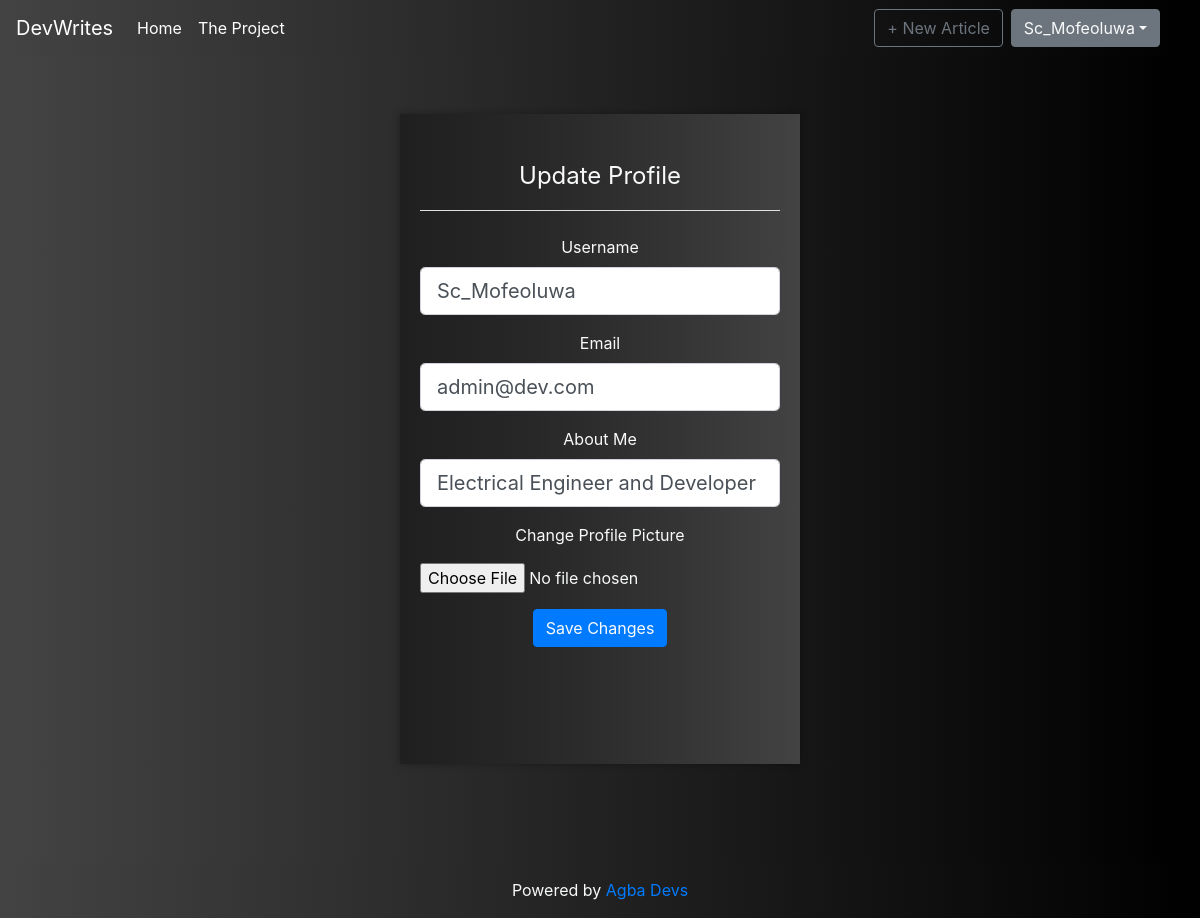
/Sc_Mofeoluwa/update (signed in), run on the app's committed database.
### Social_Blog/models.py (models this page shows, shortened)
class User(db.Model, UserMixin):
    id = db.Column(db.Integer,primary_key=True)
    username = db.Column(db.String(20),unique=True,nullable=False)
    email = db.Column(db.String(40),unique=True,nullable=False)
    image_file = db.Column(db.String(20),nullable=False, default='default.jpg')
    bio = db.Column(db.String(120), nullable=False, default='Developer and Technical Writer')
    password = db.Column(db.String(60),nullable=False)
    posts = db.relationship('Post', backref='author', lazy=True)
    followed = db.relationship('Follow',foreign_keys=[Follow.follower_id],
                                backref=db.backref('follower',lazy='joined'),
                                lazy='dynamic',cascade='all, delete-orphan')
    followers = db.relationship('Follow',foreign_keys=[Follow.followed_id],
                                backref=db.backref('followed',lazy='joined'),
                                lazy='dynamic',cascade='all, delete-orphan')
    comments = db.relationship('Comment',backref='author',lazy='dynamic')

### Social_Blog/routes.py (the view)
@app.route('/<string:user>/update',methods=['GET','POST'])
@login_required
def update(user):
    if user == current_user.username:
        form = UpdateProfileForm()
        if form.validate_on_submit():
            if form.picture.data:
                picture_file = save_picture(form.picture.data)
                current_user.image_file = picture_file
            current_user.username = form.username.data
            current_user.email = form.email.data
            current_user.bio = form.bio.data
            db.session.commit()
            flash('Profile successfully updated','success-alert')
            return redirect(url_for('profile',user=current_user.username))
        elif request.method == 'GET':
            form.username.data = current_user.username
            form.email.data = current_user.email
            form.bio.data = current_user.bio
        return render_template('update.html',form=form)
    else:
        abort(403)

### Social_Blog/forms.py (shortened to what this page needs)
class UpdateProfileForm(FlaskForm):
    username = StringField('Username', validators=[DataRequired(),Length(min=2,max=20)])
    email = StringField('Email', validators=[DataRequired(), Email()])
    picture = FileField('Change Profile Picture', validators=[FileAllowed(['jpg','png','jpeg'])])
    bio = StringField('About Me', validators=[Length(max=120)])
    submit  = SubmitField('Save Changes')

### Social_Blog/models.py (called while the page is built)
@login_manager.user_loader
def load_user(user_id:int):
     return User.query.get(user_id)

### Social_Blog/templates/update.html (shortened to what this page needs)
{% extends 'layout.html' %}
{% block body %}
<div class="position-relative overflow-hidden p-3 p-md-5 m-md-3 text-center bg">
    <div class='container'>
        <div class='box'>
            <div class='form register bg-reverse'>
                <form method="POST" action='' enctype='multipart/form-data'>
                    <fieldset class='form-group mt-4'>
                        <legend class='border-bottom pb-3 mb-4 text-light'>Update Profile</legend>
                        <div class='form-group'>
                            {{ form.username.label(class='form-control-label text-light') }}
                            {% if form.username.errors %}
                            {{ form.username(class='form-control form-control-lg form-box is-invalid') }}
                            <div class='invalid-feedback'>
                                {% for error in form.username.errors %}
                                <span>{{error}}</span>
                                {% endfor %}
                            </div>
                            {% else %}
                                {{ form.username(class='form-control form-control-lg form-box') }}
                            {% endif %}
                        </div>
                        <div class='form-group'>
                            {{ form.email.label(class='form-control-label text-light') }}
                            {% if form.email.errors %}
                            {{ form.email(class='form-control form-control-lg form-box is-invalid') }}
                            <div class='invalid-feedback'>
                                {% for error in form.email.errors %}
                                <span>{{error}}</span>
                                {% endfor %}
                            </div>
                            {% else %}
                                {{ form.email(class='form-control form-control-lg form-box') }}
                            {% endif %}
                        </div>
                        <div class='form-group'>
                            {{ form.bio.label(class='form-control-label text-light') }}
                            {% if form.bio.errors %}
                            {{ form.bio(class='form-control form-control-lg form-box is-invalid') }}
                            <div class='invalid-feedback'>
                                {% for error in form.bio.errors %}
                                <span>{{error}}</span>
                                {% endfor %}
                            </div>
                            {% else %}
                                {{ form.bio(class='form-control-lg form-control form-box') }}
                            {% endif %}
                        </div>
                        <div class='form-group'>
                            {{ form.picture.label(class='text-light ') }}
                            {{ form.picture(class='form-control-file mt-2 text-light') }}
                        </div>
                        <div class='form-group'>
                            {{ form.submit(class='btn btn-primary text-light') }}
                    </fieldset>
                </form>
            </div>
        </div>
    </div>
</div>
{% endblock %}

### Social_Blog/templates/layout.html (shortened to what this page needs)
<!DOCTYPE html>
<html>
    <head>
        <link rel="stylesheet" href="{{url_for('static',filename='css/bootstrap.min.css')}}">
        <link rel="stylesheet" href="{{url_for('static',filename='css/main.css')}}">
    </head>
    <body class="bg">
      <nav class="navbar navbar-expand-sm navbar-dark bg fixed-top">
        <a class="navbar-brand" href="#">DevWrites</a>
        <div class="collapse navbar-collapse" id="navbarsExample03">
          <ul class="navbar-nav mr-auto">
            <li class="nav-item active menu-bar">
              <a class="nav-link" href="{{url_for('home')}}">Home <span class="sr-only">(current)</span></a>
            </li>
            <li class="nav-item active menu-bar">
              <a class="nav-link" href="{{url_for('project')}}" >The Project</a>
            </li>
          </ul>
          {% if current_user.posts|length==0 %}
            <a class="btn btn-outline-secondary mr-2" href="{{url_for('new_post')}}">+ Your First Article</a>
          {% else %}
            <a class="btn btn-outline-secondary mr-2" href="{{url_for('new_post')}}">+ New Article</a>
          {% endif %}
          <form class="form-inline my-2 my-md-0">
            <div class="dropdown">
              <button class="btn btn-secondary dropdown-toggle text-light mr-4" type='button' id="dropdownMenuButton" data-toggle="dropdown" aria-haspopup="true" aria-expanded="false">{{current_user.username}}</button>
            </div>
          </form>
        </div>
      </nav>
      {% block body %} {% endblock %}
      <footer class="mastfoot mt-auto">
        <div class="inner">
          <p class='text-light text-center'>Powered by <a href="https://www.github.com/Johnkayode/Flask-blog">Agba Devs</a>
        </div>
      </footer>
    </body>
</html>

### Social_Blog/static/css/main.css (style rules this page uses)
.bg { background: #000000; background: -webkit-linear-gradient(to right, #434343, #000000); background: linear-gradient(to right, #434343, #000000); }
.bg-reverse { background: #000000; background: -webkit-linear-gradient(to left, #434343, rgba(0,0,0,.3)); background: linear-gradient(to left, #434343, rgba(0,0,0,.3)); }
.container { display:flex; flex-wrap: wrap; justify-content: space-around; }
@media screen and (min-width: 451px ) { .form { padding:20px; min-width: 400px; max-width: 1000px; height: 500px; margin: 50px 0 50px; box-sizing: border-box; box-shadow: 0 0 8px rgba(0,0,0,.3); } }
.form-box { position: relative; width: 100%; }
.register { height: 650px; }

### data on the page
User: username "Sc_Mofeoluwa", email "admin@dev.com", bio "Electrical Engineer and Developer"
